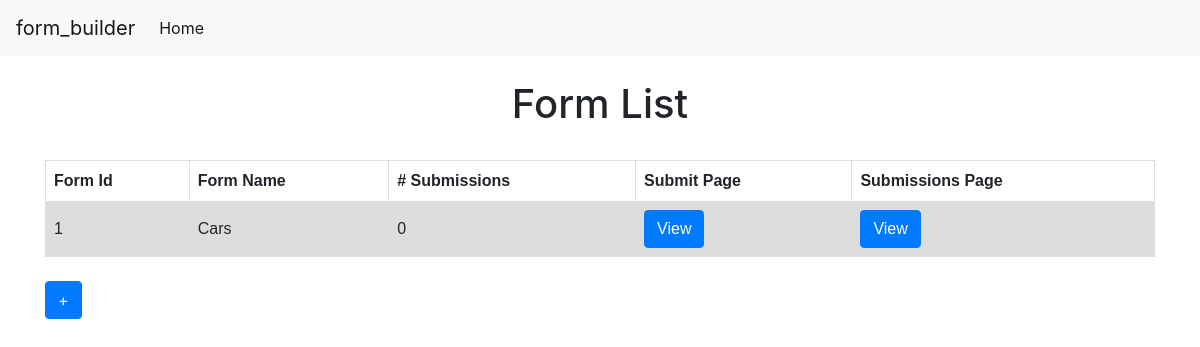
/form_builder/, run on an earlier commit of the app's database.
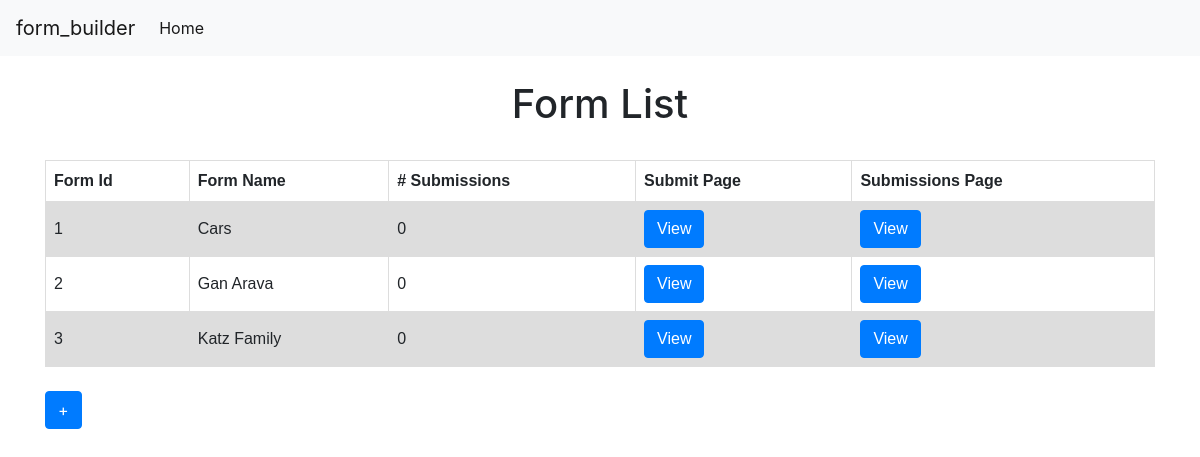
And on a later commit of the database.
### form_creator/models.py (models this page shows, shortened)
class UserForm(models.Model):
	name = models.CharField(max_length=50)
	submissions = models.PositiveSmallIntegerField()

### form_creator/views.py (the view)
# urls.py: path('', views.FormListView.as_view(), name='form_list'),
class FormListView(ListView):
	context_object_name = 'form_list'
	queryset = UserForm.objects.all()
	template_name = 'form_list.html'

### form_creator/templates/form_list.html (shortened to what this page needs)
{% extends 'base.html' %}
{% block content %}
	<br>
	<h1 align="center">Form List</h1>
	<br>
	<table>
			{% if form_list %}
				<tr>
					<th>Form Id</th>
					<th>Form Name</th>
					<th># Submissions</th>
					<th>Submit Page</th>
					<th>Submissions Page</th>
				</tr>
				{% for each in form_list  %}
				<tr>
					<td></td>
					<td>{{ each.name }}</td>
					<td>{{ each.submissions }}</td>
					<td>
						<a href="{% url 'form_submit' form_id=each.pk %}"
						class="btn btn-primary">
						 View</a>
					</td>
					<td>
						<a href="{% url 'form_submissions' form_id=each.pk %}"
						class="btn btn-primary">
							View</a>
					</td>
				</tr>
				{% endfor %}
			{% else %}
				<h5>There are no forms yet...</h5>
			{% endif %}
	</table>
	<br>
	<a href="{% url 'form_create' %}" class="btn btn-primary">+</a>
{% endblock content %}

What changed in the data, as far as the page shows it:
added UserForm: name "Gan Arava", submissions "0"
added UserForm: name "Katz Family", submissions "0"
